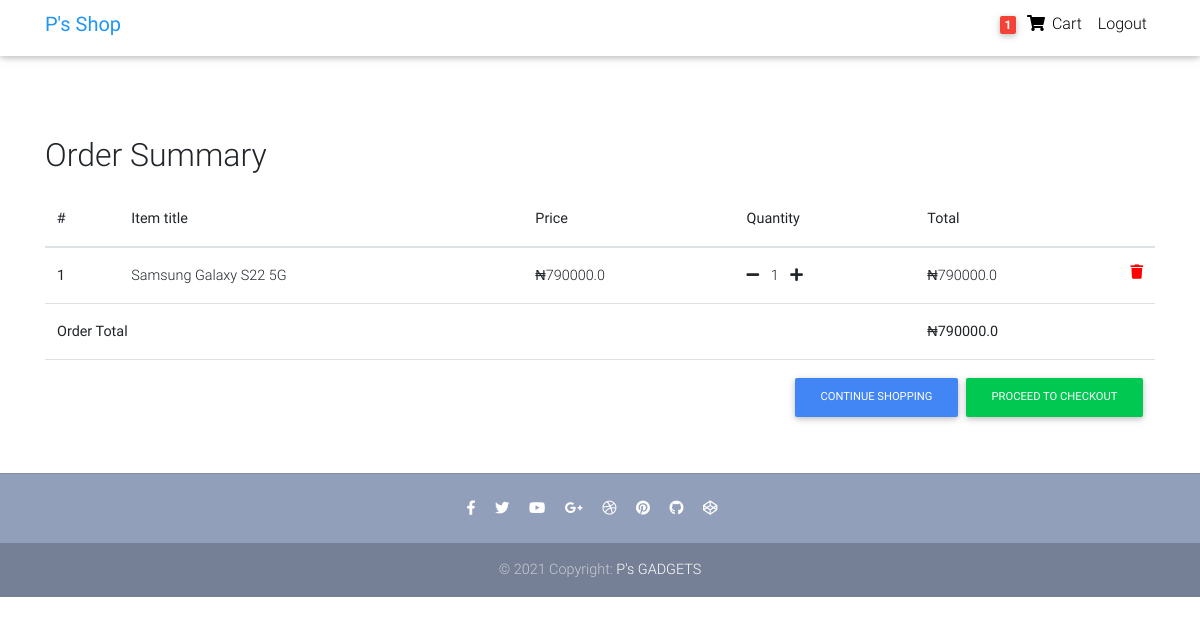
Page /order-summary/ (signed in) on the committed database.
### store/models.py (models this page shows, shortened)
class Order(models.Model):
    user = models.ForeignKey(settings.AUTH_USER_MODEL, on_delete=models.CASCADE)
    ref_code = models.CharField(max_length=20, blank=True, null=True)
    items = models.ManyToManyField(OrderItem)
    strat_date = models.DateTimeField(auto_now_add=True)
    ordered_date = models.DateTimeField()
    ordered = models.BooleanField(default=False)
    billing_address = models.ForeignKey('Address', related_name="billing_address", on_delete=models.SET_NULL, blank=True, null=True)
    shipping_address = models.ForeignKey('Address', related_name="shipping_address", on_delete=models.SET_NULL, blank=True, null=True)
    payment = models.ForeignKey('Payment', on_delete=models.SET_NULL, blank=True, null=True)
    coupon = models.ForeignKey("Coupon", on_delete=models.SET_NULL, blank=True, null=True)
    being_delivered = models.BooleanField(default=False)
    received = models.BooleanField(default=False)
    refund_requested = models.BooleanField(default=False)
    refund_granted = models.BooleanField(default=False)
    def get_total(self):
        total = 0
        for order_item in self.items.all():
            total += order_item.get_final_price()
        if self.coupon:
            total -= self.coupon.amount
        return total

class OrderItem(models.Model):
    user = models.ForeignKey(settings.AUTH_USER_MODEL, on_delete=models.CASCADE)
    ordered = models.BooleanField(default=False)
    item = models.ForeignKey(Product, on_delete=models.CASCADE)
    quantity = models.IntegerField(default=1)
    def get_total_item_price(self):
        return self.quantity * self.item.price
    def get_final_price(self):
        if self.item.discount_price:
            return self.get_total_discount_item_price()
        return self.get_total_item_price()

class Product(models.Model):
    title = models.CharField(max_length=100)
    brand = models.CharField(max_length=100)
    model = models.CharField(max_length=250, blank=True, null=True)
    features = models.TextField(blank=True, null=True)
    stock = models.IntegerField(default=100)
    released_on = models.CharField(max_length=100)
    dimensions = models.CharField(max_length=100)
    price = models.FloatField()
    discount_price = models.FloatField(blank=True, null=True)
    category = models.CharField(choices=CATEGORY_CHOICES, max_length=3)
    label =  models.CharField(choices=LABEL_CHOICES, max_length=1)
    slug = models.SlugField()
    description = models.TextField()
    image = models.ImageField(upload_to="product_images")
    type = models.CharField(choices=TYPE_CHOICES, max_length=2)

### store/views.py (the view)
# urls.py: path("order-summary/", OrderSummaryView.as_view(), name="order-summary"),
class OrderSummaryView(LoginRequiredMixin, View):
    def get(self, *args, **kwargs):
        try:
            order = Order.objects.get(user=self.request.user, ordered=False)
            context = {
                'object': order
            }
            return render(self.request, "store/order-summary.html", context)
        except ObjectDoesNotExist:
            messages.error(self.request, 'You do not have an active order')
            return redirect('/')

### store/templatetags/cart_template_tags.py (called while the page is built)
@register.filter
def cart_item_count(user):
    if user.is_authenticated:
        qs = Order.objects.filter(user=user, ordered=False)
        if qs.exists():
            return qs[0].items.count()
    return 0

### store/templates/store/order-summary.html (shortened to what this page needs)
{% load static %}
{% load cart_template_tags %}
<!DOCTYPE html>
<html lang="en">
<head>
  <link rel="stylesheet" href="https://use.fontawesome.com/releases/v5.11.2/css/all.css">
  <link href="{% static 'store/css/bootstrap.min.css' %}" rel="stylesheet">
  <link href="{% static 'store/css/mdb.min.css' %}" rel="stylesheet">
  <link href="{% static 'store/css/style.min.css' %}" rel="stylesheet">
</head>
<body>
  <nav class="navbar fixed-top navbar-expand-lg navbar-light white scrolling-navbar pt-lg-1">
    <div class="container">
      <a class="navbar-brand waves-effect" href="{% url 'home' %}" target="_self">
        <strong class="blue-text">P's Shop</strong>
      </a>
      <div class="collapse navbar-collapse" id="navbarSupportedContent">
        <ul class="navbar-nav nav-flex-icons">
          {% if request.user.is_authenticated %}
          <li class="nav-item">
            <a class="nav-link waves-effect">
              <span class="badge red z-depth-1 mr-1"> {{request.user|cart_item_count }} </span>
              <i class="fas fa-shopping-cart"></i>
              <span class="clearfix d-none d-sm-inline-block"> Cart </span>
            </a>
          </li>
          <li class="nav-item">
            <a class="nav-link waves-effect" href="{% url 'account_logout' %}">
              <span class="clearfix d-none d-sm-inline-block">Logout</span>
            </a>
          </li>
          {% endif %}
        </ul>
      </div>
    </div>
  </nav>
  <div class="mt-5 pt-3">
  </div>
  <main>
    <div class="container mt-lg-5">
        <div class="table-responsive text-nowrap">
        <h2 class="mt-4">Order Summary</h2>
        <table class="table mt-lg-3">
            <thead>
                <tr>
                    <th scope="col">#</th>
                    <th scope="col">Item title</th>
                    <th scope="col">Price</th>
                    <th scope="col">Quantity</th>
                    <th scope="col">Total</th>
                </tr>
            </thead>
            <tbody>
            {% for order_item in object.items.all %}
                <tr>
                    <th scope="row">{{ forloop.counter }}</th>
                    <td>{{ order_item.item.title }}</td>
                    <td><span>&#8358;</span>{{ order_item.item.price }}</td>
                    <td>
                        <a href="{% url 'remove-single-item-from-cart' order_item.item.slug %}"><i class="fas fa-minus mr-2"></i></a>
                        {{ order_item.quantity }}
                        <a href="{% url 'add-to-cart' order_item.item.slug %}"><i class="fas fa-plus ml-2"></i></a>
                    </td>
                    <td>
                        {% if order_item.item.discount_price %}
                        <span>&#8358;</span>{{ order_item.get_total_discount_item_price }}
                            <span class="badge badge-primary">Saving <span>&#8358;</span>{{ order_item.get_amount_saved }}</span>
                        {% else %}
                        <span>&#8358;</span>{{ order_item.get_total_item_price }}
                        {% endif %}
                        <a style="color: red;" href="{% url 'remove-from-cart' order_item.item.slug %}"><i class="fas fa-trash float-right"></i></a>
                    </td>
                </tr>
             {% endfor %}
            {% if object.get_total %}
             <tr>
                 <td colspan="4"><b>Order Total</b></td>
                <td><strong><span>&#8358;</span>{{ object.get_total}}</strong></td>
            </tr>
            <tr>
                <td colspan="5">
                    <a style="float: right;" class="btn btn-success ml-2 btn-md" href="{% url 'checkout' %}">Proceed to Checkout</a>
                    <a style="float: right;" class="btn btn-primary  btn-md" href="{% url 'home' %}">Continue Shopping</a>
                </td>
           </tr>
           {% endif %}
            </tbody>
        </table>
        </div>
    </div>
  </main>
  <footer class="page-footer text-center font-small mt-2 wow fadeIn">
    <hr class="my-4">
    <div class="pb-4">
      <a href="https://www.facebook.com/mdbootstrap" target="_blank">
        <i class="fab fa-facebook-f mr-3"></i>
      </a>
      <a href="https://twitter.com/MDBootstrap" target="_blank">
        <i class="fab fa-twitter mr-3"></i>
      </a>
      <a href="https://www.youtube.com/watch?v=7MUISDJ5ZZ4" target="_blank">
        <i class="fab fa-youtube mr-3"></i>
      </a>
      <a href="https://plus.google.com/u/0/b/107863090883699620484" target="_blank">
        <i class="fab fa-google-plus-g mr-3"></i>
      </a>
      <a href="https://dribbble.com/mdbootstrap" target="_blank">
        <i class="fab fa-dribbble mr-3"></i>
      </a>
      <a href="https://pinterest.com/mdbootstrap" target="_blank">
        <i class="fab fa-pinterest mr-3"></i>
      </a>
      <a href="https://github.com/mdbootstrap/bootstrap-material-design" target="_blank">
        <i class="fab fa-github mr-3"></i>
      </a>
      <a href="http://codepen.io/mdbootstrap/" target="_blank">
        <i class="fab fa-codepen mr-3"></i>
      </a>
    </div>
    <div class="footer-copyright py-3">
      © 2021 Copyright:
      <a href="{% url 'home' %}" target="_blank"> P's GADGETS </a>
    </div>
  </footer>
</body>
</html>

### store/templates/store/order-summary.html (style rules this page uses)
html, body, header, .carousel { height: 60vh; }

### rows in the picture
OrderItem: item "Samsung Galaxy S22 5G", item.price "790000.0", quantity "1", get_total_item_price "790000.0"
Order: get_total "790000.0"

### other values in the picture
{{ request.user|cart_item_count }} "1"
